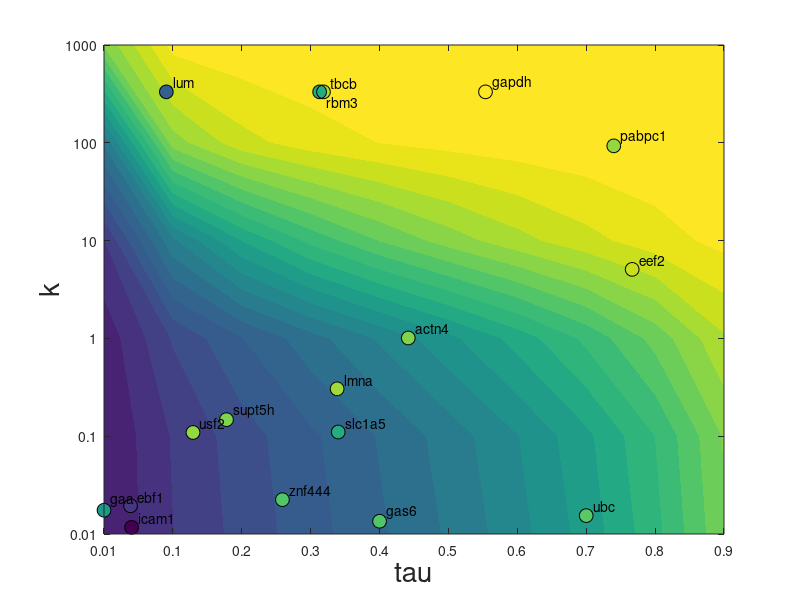

Recreate this plot in MATLAB. (Note: this script raises an error after producing the figure.)
abund100 = load('abund100_from.01.txt');
mygenes = load('mygenes_ALLDATA_MatlabFriendly.txt');
%mygenes = sortrows(mygenes,2);

txt = ['gapdh' 'eef2'];

kList = [.01 .1 1 10 100 1000];
tauList = [.01 .1 .2 .3 .4 .5 .6 .7 .8 .9];

figure;
[hC hC] = contourf(abund100,20);
set(hC,'LineStyle','none');
xlabel('tau','fontSize',20);
ylabel('k','fontSize',20);
set(gca,'YTick',1:numel(kList))
set(gca,'XTick',1:numel(tauList))
set(gca,'YTickLabel',kList)
set(gca,'XTickLabel',tauList)

tmp = mygenes(:,2);
tmp = tmp*(log10(24)/6);
tmp(tmp<1) = tmp(tmp<1)+.5;
kData = tmp;

tmp = mygenes(:,5);
tmp = tmp*10;
tmp(tmp<1) = tmp(tmp<1)+1;
tauData = tmp;

hold on;
%scatter(mygenes(:,5)*10,mygenes(:,2)*(log10(24)/6),100,mygenes(:,6),'filled')
%scatter(mygenes(:,5)*10,mygenes(:,2)*(log10(24)/6),100,'k')

scatter(tauData,kData,100,mygenes(:,6),'filled')
scatter(tauData,kData,100,'k')

text(tauData(1)+.1,kData(1)+.1,'gapdh');
text(tauData(2)+.1,kData(2)+.1,'eef2');
text(tauData(3)+.1,kData(3)+.1,'actn4');
text(tauData(4)+.1,kData(4)+.1,'lmna');
text(tauData(5)+.1,kData(5)+.1,'tbcb');
text(tauData(6)+.1,kData(6)+.1,'supt5h');
text(tauData(7)+.1,kData(7)+.1,'icam1');
text(tauData(8)+.1,kData(8)+.1,'znf444');
text(tauData(9)+.1,kData(9)+.1,'slc1a5');
text(tauData(10)+.1,kData(10)+.1,'usf2');
text(tauData(11)+.1,kData(11)+.1,'pabpc1');
text(tauData(12)+.1,kData(12)+.1,'lum');
text(tauData(13)+.1,kData(13)+.1,'ubc');
text(tauData(14)+.1,kData(14)+.1,'gas6');
text(tauData(15)+.1,kData(15)+.1,'gaa');
text(tauData(16)+.1,kData(16)+.1,'ebf1');
text(tauData(17)+.1,kData(17)-.1,'rbm3');

%%

x = load('genesnear100.txt');

figure;
%[x1 y1] = meshgrid(1:numel(tauList),1:numel(kList));
%scatter(x1(:),y1(:),50,rValMat(:),'filled');
[hC hC] = contourf(rValMat,20);
set(hC,'LineStyle','none');
xlabel('tau','fontSize',20);
ylabel('k','fontSize',20);
set(gca,'YTick',1:numel(kList))
set(gca,'XTick',1:numel(tauList))
set(gca,'YTickLabel',kList)
set(gca,'XTickLabel',tauList)

hold on;
scatter(x(:,4)*10,x(:,1)*(log10(24)/6),100,x(:,5),'filled')
scatter(x(:,4)*10,x(:,1)*(log10(24)/6),100,'k')

%%

x = load('121130_ActD_0h_UBC.txt');
%imagesc(flipud(expt'));
tmp = x(:,2)*(size(expt,1)/max(x(:,2)));

figure;
imagesc(expt);
hold on; scatter(x(:,3),tmp,100,'r','filled')
xlabel('mRNA','fontSize',20)
ylabel('Volume (scaled)','fontSize',20)
title('mu = mu0*vol','fontSize',20)